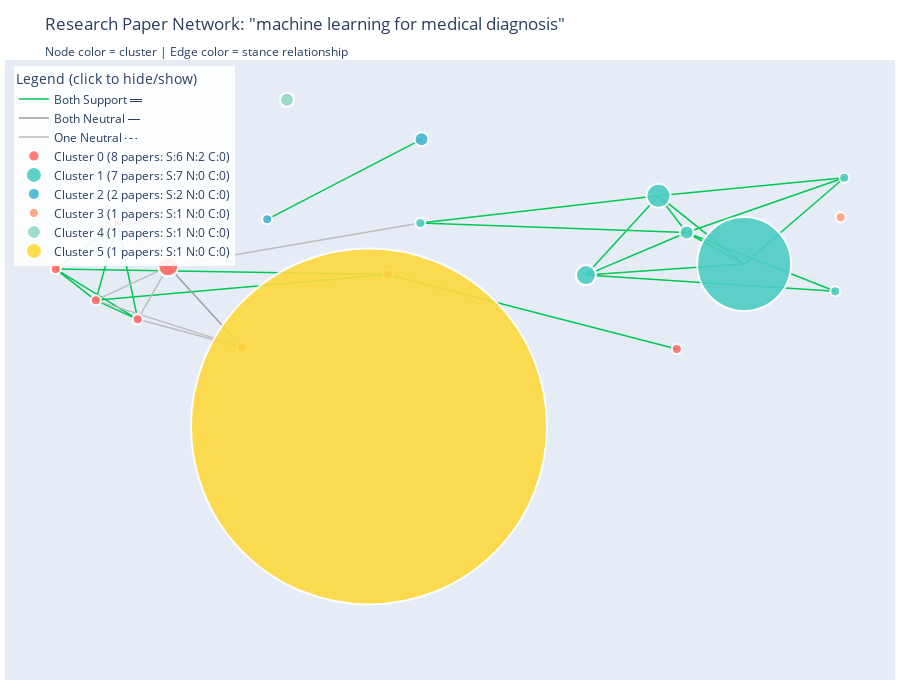

The cell this chart's notebook holds for it:
### Markdown cell above
## 📊 Example 1: Complete Analysis (Network + Timeline)

Let's run a complete query showing both network graph and timeline analysis.

### Code cell
# Example 1: Machine Learning for Medical Diagnosis
query = "machine learning for medical diagnosis"

# Run complete pipeline
papers, G = await complete_search_pipeline(query, user_requested_count=20)

# === NETWORK VISUALIZATION ===
print("\n" + "="*70)
print("📊 NETWORK VISUALIZATION")
print("="*70)

# Compute spring layout (force-directed)
print("\nComputing force-directed layout...")
pos = nx.spring_layout(G, k=1, iterations=50, seed=42)

# Visualize
fig = visualize_with_plotly(G, pos, papers, query)
fig.show()

print("\n✓ Legend: Click on cluster names or edge types to show/hide!")
print("✓ Hover over nodes to see title, stance, summary")

# === TIMELINE ANALYSIS ===
print("\n" + "="*70)
print("📈 TIMELINE ANALYSIS")
print("="*70)

# Papers per year
print("\nPapers by Year:")
year_counts = papers['year'].value_counts().sort_index()
print(year_counts.to_string())

# Stance distribution by year
print("\n\nStance Distribution by Year:")
stance_by_year = papers.groupby(['year', 'stance']).size().unstack(fill_value=0)
print(stance_by_year.to_string())

# Average citations by year
print("\n\nAverage Citations by Year:")
avg_citations = papers.groupby('year')['citation_count'].mean()
print(avg_citations.to_string())

# Visualizations (3 charts)
fig_timeline, axes = plt.subplots(1, 3, figsize=(16, 5))

# Chart 1: Papers over time
ax1 = axes[0]
year_counts.plot(kind='line', ax=ax1, marker='o', color='steelblue', linewidth=2, markersize=8)
ax1.set_title(f'Research Output Over Time', fontsize=12, fontweight='bold')
ax1.set_xlabel('Year')
ax1.set_ylabel('Number of Papers')
ax1.grid(True, alpha=0.3)

# Chart 2: Stance distribution over time (stacked bar)
ax2 = axes[1]
stance_by_year.plot(kind='bar', stacked=True, ax=ax2, 
                    color={'SUPPORT': '#00C853', 'NEUTRAL': '#9E9E9E', 'CONTRADICT': '#D32F2F'},
                    edgecolor='black')
ax2.set_title('Stance Distribution by Year', fontsize=12, fontweight='bold')
ax2.set_xlabel('Year')
ax2.set_ylabel('Number of Papers')
ax2.legend(title='Stance')
ax2.set_xticklabels(ax2.get_xticklabels(), rotation=45)

# Chart 3: Average citations by year
ax3 = axes[2]
avg_citations.plot(kind='bar', ax=ax3, color='coral', edgecolor='black')
ax3.set_title('Avg Citations by Year (older = more time)', fontsize=12, fontweight='bold')
ax3.set_xlabel('Year')
ax3.set_ylabel('Avg Citations')
ax3.set_xticklabels(ax3.get_xticklabels(), rotation=45)

# Add value labels on citation bars
for i, v in enumerate(avg_citations):
    ax3.text(i, v + 0.5, f'{v:.1f}', ha='center', va='bottom', fontsize=9)

plt.tight_layout()
plt.show()

# Summary insights
print("\n\n📊 Key Insights:")
print(f"  • Year with most papers: {year_counts.idxmax()} ({year_counts.max()} papers)")
print(f"  • Year with highest avg citations: {avg_citations.idxmax()} ({avg_citations.max():.1f} citations)")

# Find breakthrough papers (recent + high citations)
recent_years = papers['year'].max() - 2  # Last 2 years
recent_papers = papers[papers['year'] >= recent_years]
if len(recent_papers) > 0:
    high_impact = recent_papers[recent_papers['citation_count'] > avg_citations.mean()]
    if len(high_impact) > 0:
        print(f"  • Found {len(high_impact)} recent high-impact papers (>{avg_citations.mean():.0f} citations)")
        for idx, row in high_impact.head(3).iterrows():
            print(f"    - [{row['year']}] {row['title'][:60]}... ({row['citation_count']} citations)")

# Trend analysis
if len(year_counts) > 1:
    trend = "increasing" if year_counts.iloc[-1] > year_counts.iloc[0] else "decreasing"
    print(f"  • Research trend: {trend} over time")

print("\n" + "="*70)

### Figure 1 — Plotly figure (JSON) as saved in the notebook; plotly's stock layout.template omitted (floating-point values rounded to 4 significant figures)
{"data": [{"hoverinfo": "none", "line": {"color": "#00C853", "width": 1.5}, "mode": "lines", "name": "Both Support ═", "showlegend": true, "type": "scatter", "x": [-0.125, -0.8896, null, -0.125, 0.5404, null, -0.125, -0.7974, null, -0.7974, -0.701, null, -0.7974, -0.8896, null, -0.7974, -0.7474, null, -0.8896, -0.7474, null, -0.8896, -0.701, null, -0.04739, -0.4028, null, -0.7474, -0.701, null, 0.6954, 0.4982, null, 0.6954, 0.5631, null, 0.6954, 0.3313, null, 0.6954, 0.926, null, -0.05018, 0.4982, null, -0.05018, 0.5631, null, 0.4982, 0.5631, null, 0.4982, 0.3313, null, 0.4982, 0.926, null, 0.3313, 0.5631, null, 0.3313, 0.9053, null, 0.5631, 0.926, null, 0.5631, 0.9053, null], "y": [-0.1116, -0.07937, null, -0.1116, -0.5469, null, -0.1116, -0.2623, null, -0.2623, -0.3732, null, -0.2623, -0.07937, null, -0.2623, 0.1915, null, -0.07937, 0.1915, null, -0.07937, -0.3732, null, 0.6793, 0.2116, null, 0.1915, -0.3732, null, -0.04988, 0.3498, null, -0.04988, 0.1347, null, -0.04988, -0.1146, null, -0.04988, 0.4545, null, 0.1899, 0.3498, null, 0.1899, 0.1347, null, 0.3498, 0.1347, null, 0.3498, -0.1146, null, 0.3498, 0.4545, null, -0.1146, 0.1347, null, -0.1146, -0.209, null, 0.1347, 0.4545, null, 0.1347, -0.209, null]}, {"hoverinfo": "none", "line": {"color": "#9E9E9E", "width": 1.5}, "mode": "lines", "name": "Both Neutral ─", "showlegend": true, "type": "scatter", "x": [-0.6306, -0.4605, null], "y": [-0.06341, -0.536, null]}, {"hoverinfo": "none", "line": {"color": "#BDBDBD", "width": 1.5}, "mode": "lines", "name": "One Neutral ┄", "showlegend": true, "type": "scatter", "x": [-0.7974, -0.6306, null, -0.7974, -0.4605, null, -0.6306, -0.701, null, -0.6306, -0.7474, null, -0.6306, -0.05018, null, -0.701, -0.4605, null], "y": [-0.2623, -0.06341, null, -0.2623, -0.536, null, -0.06341, -0.3732, null, -0.06341, 0.1915, null, -0.06341, 0.1899, null, -0.3732, -0.536, null]}, {"hoverinfo": "text", "marker": {"color": "#FF6B6B", "line": {"color": "white", "width": 2}, "opacity": 0.9, "size": [10, 10, 10, 20, 10, 10, 10, 10]}, "mode": "markers", "name": "Cluster 0 (8 papers: S:6 N:2 C:0)", "text": ["<b>Applying Text Mining for Classifying Disease from Symptoms</b><br><br><b>Cluster:</b> 0<br><b>Stance:</b> SUPPORT<br><b>Relevance:</b> 63.0%<br><b>Citations:</b> 4<br><b>Year:</b> 2018<br><br><b>Summary:</b><br>This research paper directly addresses machine learning for medical diagnosis by proposing a predictive model that uses text mining techniques to classify diseases from symptoms. The paper aims to red", "<b>Automatic diagnosis of venous thromboembolism risk based on machine learning</b><br><br><b>Cluster:</b> 0<br><b>Stance:</b> SUPPORT<br><b>Relevance:</b> 59.2%<br><b>Citations:</b> 1<br><b>Year:</b> 2021<br><br><b>Summary:</b><br>This research paper directly addresses machine learning applications in medical diagnosis, specifically focusing on automatically diagnosing venous thromboembolism (VTE) risk using machine learning te", "<b>Diagnosis of Heart Disease Using a Mixed Classifier</b><br><br><b>Cluster:</b> 0<br><b>Stance:</b> SUPPORT<br><b>Relevance:</b> 55.6%<br><b>Citations:</b> 2<br><b>Year:</b> 2018<br><br><b>Summary:</b><br>This research paper directly addresses machine learning techniques for medical diagnosis, specifically focusing on using data mining and classification methods to analyze medical information. The pape", "<b>Machine learning algorithms for early sepsis detection in the emergency departme</b><br><br><b>Cluster:</b> 0<br><b>Stance:</b> NEUTRAL<br><b>Relevance:</b> 54.6%<br><b>Citations:</b> 10<br><b>Year:</b> 2022<br><br><b>Summary:</b><br>Error analyzing this paper.", "<b>Applying deep learning in word embedding for making a diagnosis prediction model</b><br><br><b>Cluster:</b> 0<br><b>Stance:</b> SUPPORT<br><b>Relevance:</b> 53.2%<br><b>Citations:</b> 2<br><b>Year:</b> 2019<br><br><b>Summary:</b><br>This research paper directly addresses machine learning for medical diagnosis by proposing a deep learning approach using word embedding to create a diagnostic prediction model. The study aims to redu", "<b>Decision Support System for Predicting Mortality in Cardiac Patients Based on Ma</b><br><br><b>Cluster:</b> 0<br><b>Stance:</b> SUPPORT<br><b>Relevance:</b> 52.8%<br><b>Citations:</b> 0<br><b>Year:</b> 2023<br><br><b>Summary:</b><br>This research paper directly addresses machine learning applications in medical diagnosis, specifically focusing on developing a clinical decision support system for predicting cardiac patient mortali", "<b>Automatic Diagnosis Model for Risk Factors of Symptomatic Venous Thromboembolism</b><br><br><b>Cluster:</b> 0<br><b>Stance:</b> SUPPORT<br><b>Relevance:</b> 52.6%<br><b>Citations:</b> 0<br><b>Year:</b> 2022<br><br><b>Summary:</b><br>This research paper directly addresses machine learning applications in medical diagnosis, specifically developing an automatic diagnostic model for predicting venous thromboembolism risk factors. The", "<b>Coronavirus disease situation analysis and prediction using machine learning: a </b><br><br><b>Cluster:</b> 0<br><b>Stance:</b> NEUTRAL<br><b>Relevance:</b> 47.5%<br><b>Citations:</b> 2<br><b>Year:</b> 2022<br><br><b>Summary:</b><br>The paper uses machine learning for COVID-19 prediction and analysis, which is related to medical applications but focuses on epidemiological forecasting rather than direct medical diagnosis. While th"], "type": "scatter", "x": [-0.125, -0.7974, -0.8896, -0.6306, 0.5404, -0.7474, -0.701, -0.4605], "y": [-0.1116, -0.2623, -0.07937, -0.06341, -0.5469, 0.1915, -0.3732, -0.536]}, {"hoverinfo": "text", "marker": {"color": "#4ECDC4", "line": {"color": "white", "width": 2}, "opacity": 0.9, "size": [94, 10, 24, 20, 14, 10, 10]}, "mode": "markers", "name": "Cluster 1 (7 papers: S:7 N:0 C:0)", "text": ["<b>Deep learning for automated classification of tuberculosis-related chest X-Ray: </b><br><br><b>Cluster:</b> 1<br><b>Stance:</b> SUPPORT<br><b>Relevance:</b> 51.3%<br><b>Citations:</b> 47<br><b>Year:</b> 2020<br><br><b>Summary:</b><br>This research paper directly addresses machine learning applications in medical diagnosis, specifically focusing on using deep learning for automated tuberculosis detection through chest X-ray classif", "<b>AI-Assisted Diagnosis of Dyssynergic Defecation Using Deep Learning Approach on </b><br><br><b>Cluster:</b> 1<br><b>Stance:</b> SUPPORT<br><b>Relevance:</b> 49.7%<br><b>Citations:</b> 1<br><b>Year:</b> 2022<br><br><b>Summary:</b><br>This research paper demonstrates the application of machine learning techniques for medical diagnosis, specifically focusing on dyssynergic defecation. The study proposes an integrated model using dee", "<b>AI-Assisted Tuberculosis Detection and Classification from Chest X-Rays Using a </b><br><br><b>Cluster:</b> 1<br><b>Stance:</b> SUPPORT<br><b>Relevance:</b> 47.7%<br><b>Citations:</b> 12<br><b>Year:</b> 2022<br><br><b>Summary:</b><br>This research paper directly addresses machine learning applications in medical diagnosis by demonstrating a deep learning approach for detecting and classifying tuberculosis from chest X-ray images. ", "<b>Chest X-ray analysis of tuberculosis by convolutional neural networks with affin</b><br><br><b>Cluster:</b> 1<br><b>Stance:</b> SUPPORT<br><b>Relevance:</b> 47.6%<br><b>Citations:</b> 10<br><b>Year:</b> 2018<br><br><b>Summary:</b><br>This research paper directly addresses machine learning applications in medical diagnosis by demonstrating how convolutional neural networks (CNNs) can be used to analyze chest X-rays for tuberculosis", "<b>Classification of pulmonary tuberculosis lesion with convolutional neural networ</b><br><br><b>Cluster:</b> 1<br><b>Stance:</b> SUPPORT<br><b>Relevance:</b> 46.7%<br><b>Citations:</b> 7<br><b>Year:</b> 2019<br><br><b>Summary:</b><br>This research paper directly addresses machine learning applications in medical diagnosis by exploring convolutional neural networks (CNNs) for classifying pulmonary tuberculosis in chest x-ray images", "<b>Sooty Tern Optimization Algorithm-Based Deep Learning Model for Diagnosing NSCLC</b><br><br><b>Cluster:</b> 1<br><b>Stance:</b> SUPPORT<br><b>Relevance:</b> 46.0%<br><b>Citations:</b> 2<br><b>Year:</b> 2023<br><br><b>Summary:</b><br>This research paper directly addresses machine learning applications in medical diagnosis, specifically focusing on using a deep learning model with a novel optimization algorithm to detect non-small ", "<b>Deep-Learning-Enabled Computer-Aided Diagnosis in the Classification of Pancreat</b><br><br><b>Cluster:</b> 1<br><b>Stance:</b> SUPPORT<br><b>Relevance:</b> 45.0%<br><b>Citations:</b> 1<br><b>Year:</b> 2023<br><br><b>Summary:</b><br>This research paper demonstrates the application of deep learning (specifically convolutional neural networks) to medical diagnosis by developing a computer-aided diagnosis system for classifying panc"], "type": "scatter", "x": [0.6954, -0.05018, 0.4982, 0.3313, 0.5631, 0.926, 0.9053], "y": [-0.04988, 0.1899, 0.3498, -0.1146, 0.1347, 0.4545, -0.209]}, {"hoverinfo": "text", "marker": {"color": "#45B7D1", "line": {"color": "white", "width": 2}, "opacity": 0.9, "size": [14, 10]}, "mode": "markers", "name": "Cluster 2 (2 papers: S:2 N:0 C:0)", "text": ["<b>Appositeness of Optimized and Reliable Machine Learning for Healthcare: A Survey</b><br><br><b>Cluster:</b> 2<br><b>Stance:</b> SUPPORT<br><b>Relevance:</b> 55.3%<br><b>Citations:</b> 7<br><b>Year:</b> 2022<br><br><b>Summary:</b><br>The paper discusses machine learning's application in healthcare, specifically addressing how ML techniques can potentially improve medical processes and reduce diagnostic errors. While the abstract i", "<b>Artificial Intelligence Issues in Healthcare</b><br><br><b>Cluster:</b> 2<br><b>Stance:</b> SUPPORT<br><b>Relevance:</b> 53.0%<br><b>Citations:</b> 0<br><b>Year:</b> 2023<br><br><b>Summary:</b><br>The research paper discusses the growing use of artificial intelligence in healthcare, specifically mentioning machine learning as a key subset of AI technologies. The paper indicates that AI techniqu"], "type": "scatter", "x": [-0.04739, -0.4028], "y": [0.6793, 0.2116]}, {"hoverinfo": "text", "marker": {"color": "#FFA07A", "line": {"color": "white", "width": 2}, "opacity": 0.9, "size": [10]}, "mode": "markers", "name": "Cluster 3 (1 papers: S:1 N:0 C:0)", "text": ["<b>An implementation of machine learning for parkinson's disease diagnosis</b><br><br><b>Cluster:</b> 3<br><b>Stance:</b> SUPPORT<br><b>Relevance:</b> 60.2%<br><b>Citations:</b> 2<br><b>Year:</b> 2021<br><br><b>Summary:</b><br>This research paper directly addresses the application of machine learning in medical diagnosis, specifically focusing on Parkinson's disease diagnosis. The paper recognizes the challenges in diagnosi"], "type": "scatter", "x": [0.9177], "y": [0.2241]}, {"hoverinfo": "text", "marker": {"color": "#98D8C8", "line": {"color": "white", "width": 2}, "opacity": 0.9, "size": [14]}, "mode": "markers", "name": "Cluster 4 (1 papers: S:1 N:0 C:0)", "text": ["<b>The feasibility to use artificial intelligence to aid detecting focal liver lesi</b><br><br><b>Cluster:</b> 4<br><b>Stance:</b> SUPPORT<br><b>Relevance:</b> 46.4%<br><b>Citations:</b> 7<br><b>Year:</b> 2022<br><br><b>Summary:</b><br>This research paper demonstrates the potential of artificial intelligence (AI) in medical diagnosis, specifically for detecting focal liver lesions in ultrasound imaging. The study develops an AI syst"], "type": "scatter", "x": [-0.3572], "y": [0.9109]}, {"hoverinfo": "text", "marker": {"color": "#FFD93D", "line": {"color": "white", "width": 2}, "opacity": 0.9, "size": [356]}, "mode": "markers", "name": "Cluster 5 (1 papers: S:1 N:0 C:0)", "text": ["<b>Federated learning for predicting clinical outcomes in patients with COVID-19</b><br><br><b>Cluster:</b> 5<br><b>Stance:</b> SUPPORT<br><b>Relevance:</b> 45.1%<br><b>Citations:</b> 178<br><b>Year:</b> 2021<br><br><b>Summary:</b><br>This research paper demonstrates the application of machine learning (specifically federated learning) for medical diagnosis by developing an AI model (EXAM) that predicts clinical outcomes for COVID-"], "type": "scatter", "x": [-0.1683], "y": [-1.0]}], "layout": {"height": 700, "hovermode": "closest", "legend": {"bgcolor": "rgba(255,255,255,0.9)", "title": {"text": "Legend (click to hide/show)"}, "x": 0.01, "xanchor": "left", "y": 0.99, "yanchor": "top"}, "margin": {"b": 20, "l": 5, "r": 5, "t": 60}, "showlegend": true, "title": {"text": "Research Paper Network: \"machine learning for medical diagnosis\"<br><sub>Node color = cluster | Edge color = stance relationship</sub>"}, "xaxis": {"showgrid": false, "showticklabels": false, "zeroline": false}, "yaxis": {"showgrid": false, "showticklabels": false, "zeroline": false}}}
